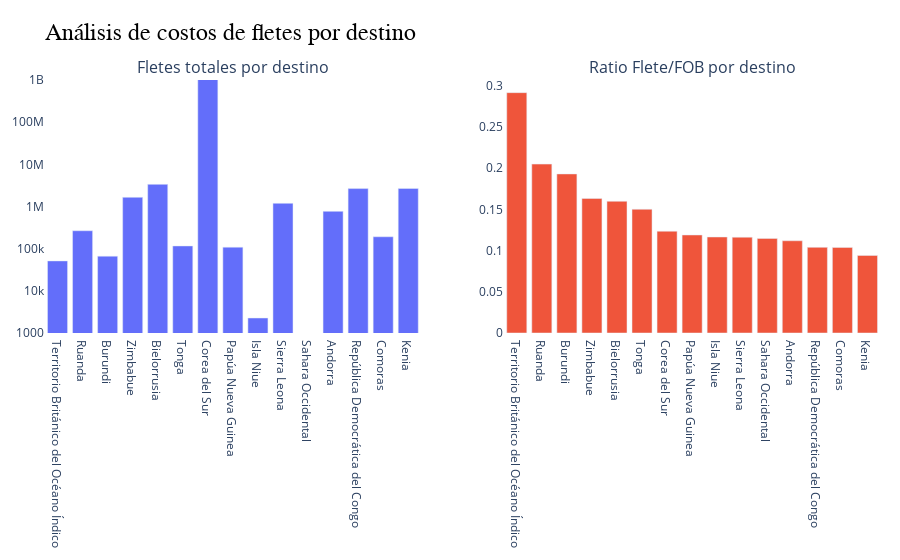

Notebook code for this chart:
### Code cell
fig = make_subplots(
    rows=1, cols=2,
    subplot_titles=('Fletes totales por destino', 'Ratio Flete/FOB por destino')
)

fig.add_trace(
    go.Bar(x=costo_destino.head(15)["PAIS"], 
           y=costo_destino.head(15)["FLETES"],
           name="Fletes totales"),
    row=1, col=1
)
fig.update_yaxes(
    type="log",
    range=[3, 9],
    row=1, col=1
)

fig.add_trace(
    go.Bar(x=costo_destino.head(15)["PAIS"], 
           y=costo_destino.head(15)["avg_flete_fob"],
           name="Ratio flete/FOB"),
    row=1, col=2
)
fig = estilo(fig)
fig.update_layout(title_text="Análisis de costos de fletes por destino")

### Figure 1 — Plotly figure (JSON) as saved in the notebook; plotly's stock layout.template omitted (floating-point values rounded to 4 significant figures)
{"data": [{"name": "Fletes totales", "type": "bar", "x": ["Territorio Británico del Océano Índico", "Ruanda", "Burundi", "Zimbabue", "Bielorrusia", "Tonga", "Corea del Sur", "Papúa Nueva Guinea", "Isla Niue", "Sierra Leona", "Sahara Occidental", "Andorra", "República Democrática del Congo", "Comoras", "Kenia"], "xaxis": "x", "y": [51210.0, 266200.0, 66440.0, 1650000.0, 3349000.0, 116100.0, 1045000000.0, 108500.0, 2268.0, 1188000.0, 400.0, 766700.0, 2659000.0, 191400.0, 2682000.0], "yaxis": "y"}, {"name": "Ratio flete/FOB", "type": "bar", "x": ["Territorio Británico del Océano Índico", "Ruanda", "Burundi", "Zimbabue", "Bielorrusia", "Tonga", "Corea del Sur", "Papúa Nueva Guinea", "Isla Niue", "Sierra Leona", "Sahara Occidental", "Andorra", "República Democrática del Congo", "Comoras", "Kenia"], "xaxis": "x2", "y": [0.2916, 0.2049, 0.193, 0.1632, 0.1598, 0.1501, 0.1235, 0.1189, 0.1165, 0.1162, 0.1147, 0.1119, 0.1039, 0.1038, 0.09405], "yaxis": "y2"}], "layout": {"annotations": [{"font": {"size": 16}, "showarrow": false, "text": "Fletes totales por destino", "x": 0.225, "xanchor": "center", "xref": "paper", "y": 1, "yanchor": "bottom", "yref": "paper"}, {"font": {"size": 16}, "showarrow": false, "text": "Ratio Flete/FOB por destino", "x": 0.775, "xanchor": "center", "xref": "paper", "y": 1, "yanchor": "bottom", "yref": "paper"}], "margin": {"b": 120, "l": 40, "r": 20, "t": 80}, "paper_bgcolor": "white", "plot_bgcolor": "white", "showlegend": false, "title": {"font": {"color": "black", "family": "Arial", "size": 24}, "text": "Análisis de costos de fletes por destino"}, "xaxis": {"anchor": "y", "domain": [0, 0.45], "tickfont": {"size": 12}}, "xaxis2": {"anchor": "y2", "domain": [0.55, 1]}, "yaxis": {"anchor": "x", "domain": [0, 1], "range": [3, 9], "tickfont": {"size": 12}, "type": "log"}, "yaxis2": {"anchor": "x2", "domain": [0, 1]}}}
